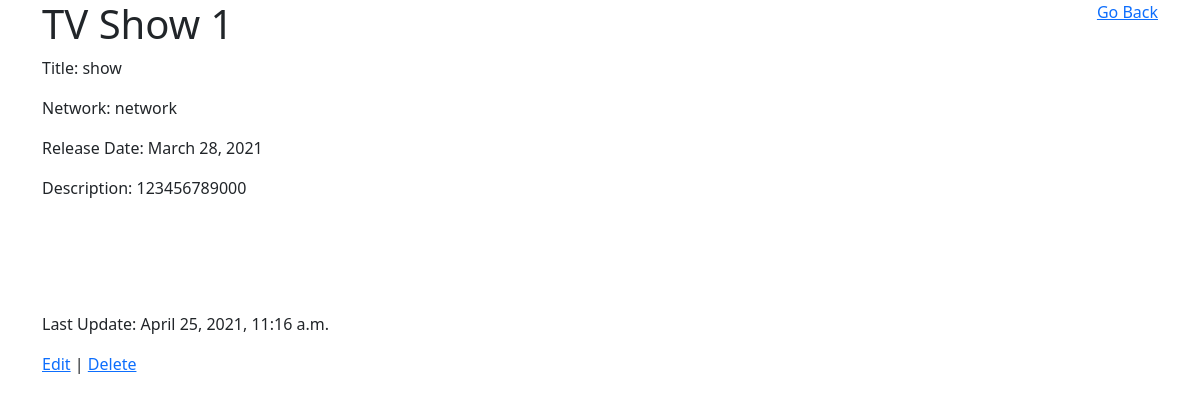
Page /shows/1 on the committed database.
### tv_show_app2/models.py (models this page shows)
class Show(models.Model):
    title=models.CharField(max_length=255)
    release_date=models.DateField()
    network=models.ForeignKey(Network,related_name="shows",on_delete=models.CASCADE)
    created_at=models.DateTimeField(auto_now_add=True)
    updated_at=models.DateTimeField(auto_now=True)
    desc=models.TextField()
    objects=ShowManager()

class Network(models.Model):
    name=models.CharField(max_length=255)
    created_at=models.DateTimeField(auto_now_add=True)
    updated_at=models.DateTimeField(auto_now=True)
    objects=ShowManager()

### tv_show_app2/views.py (the view)
# urls.py: path("shows/<int:id>",views.read),
def read(request,id):
    context={
        "show":Show.objects.get(id=id),
    }
    return render(request,"read.html",context)

### tv_show_app2/templates/read.html (shortened to what this page needs)
<!DOCTYPE html>
<html lang="en">
<head>
    <link href="https://cdn.jsdelivr.net/npm/bootstrap@5.0.0-beta3/dist/css/bootstrap.min.css" rel="stylesheet"
>
</head>
<body>
    <div class="container">
        <div class="d-flex justify-content-between">
            <h1>TV Show {{show.id}}</h1>
            <a href="/shows">Go Back</a>
        </div>
        <p>Title: {{show.title}}</p>
        <p>Network: {{show.network.name}}</p>
        <p>Release Date: {{show.release_date}}</p>
        <p>Description: {{show.desc}}</p>
        <br /> <br /> <br /> <br />
        <p>Last Update: {{show.updated_at}}</p>
        <a href="/shows/{{show.id}}/edit">Edit</a> | <a href="/shows/{{show.id}}/destroy">Delete</a>
    </div>
</body>
</html>

### rows in the picture
Show: title "show", network.name "network", release_date "March 28, 2021", desc "123456789000", updated_at "April 25, 2021, 11:16 a.m."
